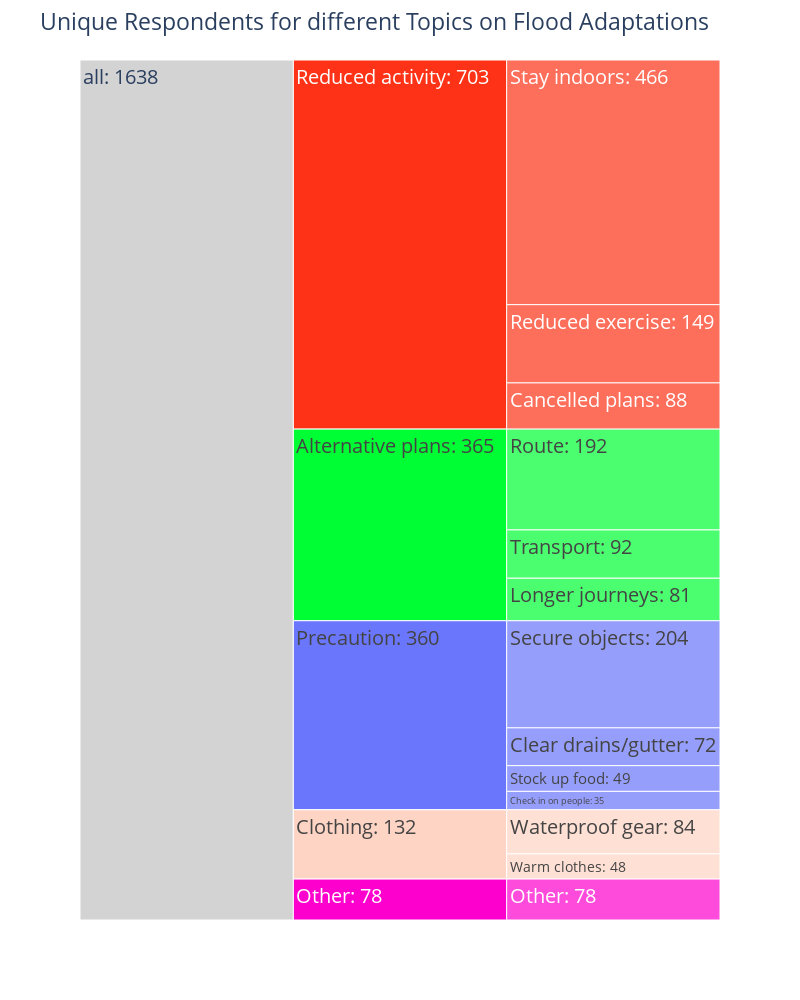

The notebook cell saved with this chart:
### Code cell
import plotly.express as px

fig = px.icicle(Flood_Icicle, path=[px.Constant("all"), 'Major', 'Minor'], values='Count', 
                color_discrete_sequence=px.colors.qualitative.Light24)
# Colour options (see above)
fig.update_traces(root_color="lightgrey", textinfo='label+value', texttemplate='%{label}: %{value}')
fig.update_layout(title="Unique Respondents for different Topics on Flood Adaptations", font_size=20, title_font_size=23)
# font_size controls the global font size and it will make things fit where needed
# title_font_size controls the title font size which we want to be different from the global font_size
fig.update_layout(width=800, height=1000)
fig.show()

### Figure 1 — Plotly figure (JSON) as saved in the notebook; plotly's stock layout.template omitted (floating-point values rounded to 4 significant figures)
{"data": [{"branchvalues": "total", "domain": {"x": [0, 1], "y": [0, 1]}, "hovertemplate": "labels=%{label}<br>Count=%{value}<br>parent=%{parent}<br>id=%{id}<extra></extra>", "ids": ["all/Reduced activity/Cancelled plans", "all/Precaution/Check in on people", "all/Precaution/Clear drains/gutter", "all/Alternative plans/Longer journeys", "all/Other/Other", "all/Reduced activity/Reduced exercise", "all/Alternative plans/Route", "all/Precaution/Secure objects", "all/Reduced activity/Stay indoors", "all/Precaution/Stock up food", "all/Alternative plans/Transport", "all/Clothing/Warm clothes", "all/Clothing/Waterproof gear", "all/Alternative plans", "all/Clothing", "all/Other", "all/Precaution", "all/Reduced activity", "all"], "labels": ["Cancelled plans", "Check in on people", "Clear drains/gutter", "Longer journeys", "Other", "Reduced exercise", "Route", "Secure objects", "Stay indoors", "Stock up food", "Transport", "Warm clothes", "Waterproof gear", "Alternative plans", "Clothing", "Other", "Precaution", "Reduced activity", "all"], "name": "", "parents": ["all/Reduced activity", "all/Precaution", "all/Precaution", "all/Alternative plans", "all/Other", "all/Reduced activity", "all/Alternative plans", "all/Precaution", "all/Reduced activity", "all/Precaution", "all/Alternative plans", "all/Clothing", "all/Clothing", "all", "all", "all", "all", "all", ""], "root": {"color": "lightgrey"}, "textinfo": "label+value", "texttemplate": "%{label}: %{value}", "type": "icicle", "values": [88, 35, 72, 81, 78, 149, 192, 204, 466, 49, 92, 48, 84, 365, 132, 78, 360, 703, 1638]}], "layout": {"font": {"size": 20}, "height": 1000, "iciclecolorway": ["#FD3216", "#00FE35", "#6A76FC", "#FED4C4", "#FE00CE", "#0DF9FF", "#F6F926", "#FF9616", "#479B55", "#EEA6FB", "#DC587D", "#D626FF", "#6E899C", "#00B5F7", "#B68E00", "#C9FBE5", "#FF0092", "#22FFA7", "#E3EE9E", "#86CE00", "#BC7196", "#7E7DCD", "#FC6955", "#E48F72"], "legend": {"tracegroupgap": 0}, "margin": {"t": 60}, "title": {"font": {"size": 23}, "text": "Unique Respondents for different Topics on Flood Adaptations"}, "width": 800}}
